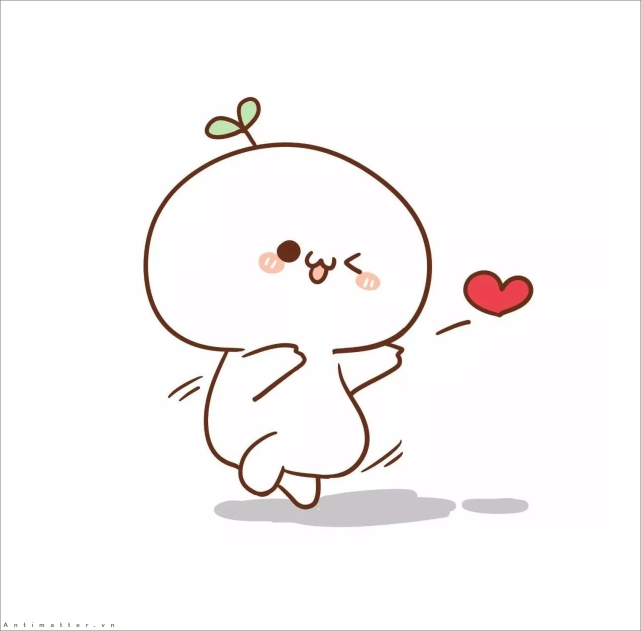
#> input picture cut.jpg, 1282 x 1262 px (shown at 1/2 size)
$ python image.py
#> lines starting #> are read from the running program, lines starting #| are printed output that depends on the picture
from PIL import Image

img = Image.open('cut.jpg')
#> img is the input picture: PIL image 1282x1262 RGB; mean R, G, B 249.3, 246.8, 246.7

img = img.rotate(180)
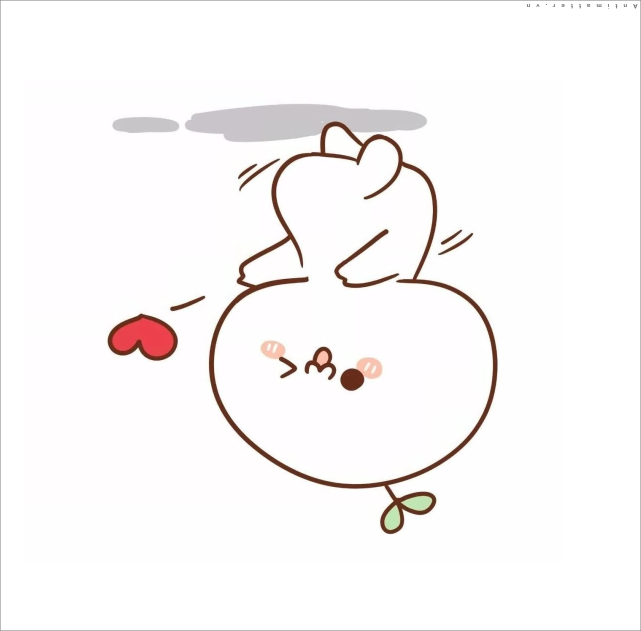
#> img: PIL image 1282x1262 RGB (shown at 1/2 size); mean R, G, B 249.3, 246.8, 246.7
w, h = img.size
#> w = 1282; h = 1262
img = img.resize((int(w/2), int(h/2)))
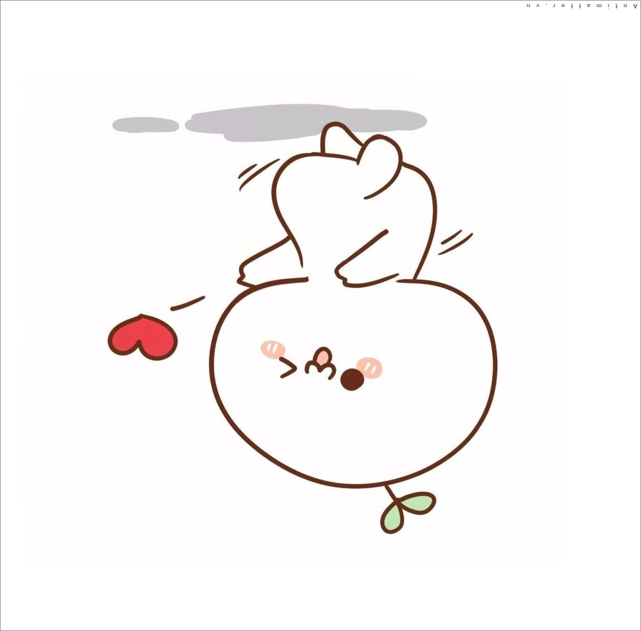
#> img: PIL image 641x631 RGB; mean R, G, B 249.3, 246.8, 246.8

img.save('img2.jpg')
